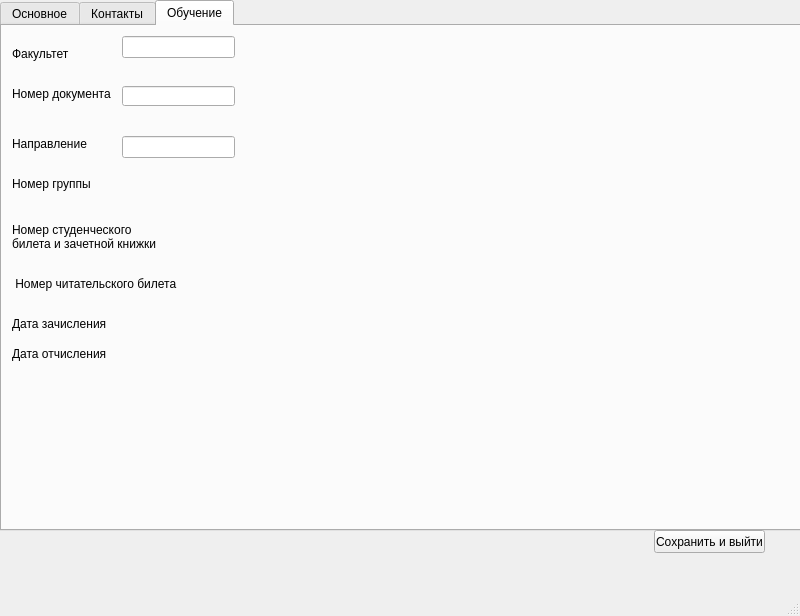
<?xml version="1.0" encoding="UTF-8"?>
<ui version="4.0">
 <class>MainWindow</class>
 <widget class="QMainWindow" name="MainWindow">
  <property name="geometry">
   <rect>
    <x>0</x>
    <y>0</y>
    <width>800</width>
    <height>616</height>
   </rect>
  </property>
  <property name="windowTitle">
   <string>MainWindow</string>
  </property>
  <widget class="QWidget" name="centralwidget">
   <widget class="QTabWidget" name="tabWidget">
    <property name="geometry">
     <rect>
      <x>0</x>
      <y>0</y>
      <width>801</width>
      <height>531</height>
     </rect>
    </property>
    <property name="currentIndex">
     <number>2</number>
    </property>
    <widget class="QWidget" name="tab">
     <attribute name="title">
      <string>Основное</string>
     </attribute>
     <widget class="QLineEdit" name="lineEdit_name_2">
      <property name="geometry">
       <rect>
        <x>112</x>
        <y>50</y>
        <width>171</width>
        <height>20</height>
       </rect>
      </property>
      <property name="readOnly">
       <bool>true</bool>
      </property>
     </widget>
     <widget class="QLabel" name="label_35">
      <property name="geometry">
       <rect>
        <x>330</x>
        <y>170</y>
        <width>181</width>
        <height>20</height>
       </rect>
      </property>
      <property name="text">
       <string>Дата выдачи (мм-дд-гггг)</string>
      </property>
     </widget>
     <widget class="QLineEdit" name="lineEdit_given_by_2">
      <property name="geometry">
       <rect>
        <x>402</x>
        <y>90</y>
        <width>311</width>
        <height>20</height>
       </rect>
      </property>
      <property name="readOnly">
       <bool>false</bool>
      </property>
     </widget>
     <widget class="QPushButton" name="pushButton_user">
      <property name="geometry">
       <rect>
        <x>20</x>
        <y>350</y>
        <width>61</width>
        <height>23</height>
       </rect>
      </property>
      <property name="text">
       <string>просмотр</string>
      </property>
     </widget>
     <widget class="QLabel" name="label_44">
      <property name="geometry">
       <rect>
        <x>330</x>
        <y>60</y>
        <width>47</width>
        <height>13</height>
       </rect>
      </property>
      <property name="text">
       <string>Номер</string>
      </property>
     </widget>
     <widget class="QLineEdit" name="lineEdit_surname_2">
      <property name="geometry">
       <rect>
        <x>112</x>
        <y>20</y>
        <width>171</width>
        <height>20</height>
       </rect>
      </property>
      <property name="readOnly">
       <bool>true</bool>
      </property>
     </widget>
     <widget class="QLabel" name="label_41">
      <property name="geometry">
       <rect>
        <x>20</x>
        <y>80</y>
        <width>61</width>
        <height>16</height>
       </rect>
      </property>
      <property name="text">
       <string>Отчество</string>
      </property>
     </widget>
     <widget class="QPushButton" name="pushButton_first_page">
      <property name="geometry">
       <rect>
        <x>330</x>
        <y>240</y>
        <width>61</width>
        <height>23</height>
       </rect>
      </property>
      <property name="text">
       <string>просмотр</string>
      </property>
     </widget>
     <widget class="QLineEdit" name="lineEdit_birht_date_2">
      <property name="geometry">
       <rect>
        <x>190</x>
        <y>170</y>
        <width>113</width>
        <height>20</height>
       </rect>
      </property>
      <property name="readOnly">
       <bool>true</bool>
      </property>
     </widget>
     <widget class="QLabel" name="label_47">
      <property name="geometry">
       <rect>
        <x>330</x>
        <y>90</y>
        <width>71</width>
        <height>16</height>
       </rect>
      </property>
      <property name="text">
       <string>кем выдан</string>
      </property>
     </widget>
     <widget class="QLabel" name="label_34">
      <property name="geometry">
       <rect>
        <x>20</x>
        <y>170</y>
        <width>171</width>
        <height>20</height>
       </rect>
      </property>
      <property name="text">
       <string>Дата рождения (мм-дд-гггг)</string>
      </property>
     </widget>
     <widget class="QLabel" name="first_page">
      <property name="geometry">
       <rect>
        <x>520</x>
        <y>210</y>
        <width>121</width>
        <height>121</height>
       </rect>
      </property>
      <property name="text">
       <string>Фото</string>
      </property>
     </widget>
     <widget class="QLineEdit" name="lineEdit_series_2">
      <property name="geometry">
       <rect>
        <x>402</x>
        <y>30</y>
        <width>101</width>
        <height>20</height>
       </rect>
      </property>
      <property name="readOnly">
       <bool>false</bool>
      </property>
     </widget>
     <widget class="QLineEdit" name="lineEdit_pass_number_2">
      <property name="geometry">
       <rect>
        <x>402</x>
        <y>60</y>
        <width>101</width>
        <height>20</height>
       </rect>
      </property>
      <property name="readOnly">
       <bool>false</bool>
      </property>
     </widget>
     <widget class="QLineEdit" name="lineEdit_sex_2">
      <property name="geometry">
       <rect>
        <x>110</x>
        <y>110</y>
        <width>171</width>
        <height>20</height>
       </rect>
      </property>
      <property name="readOnly">
       <bool>true</bool>
      </property>
     </widget>
     <widget class="QLabel" name="label_48">
      <property name="geometry">
       <rect>
        <x>20</x>
        <y>320</y>
        <width>61</width>
        <height>20</height>
       </rect>
      </property>
      <property name="text">
       <string>Фото</string>
      </property>
     </widget>
     <widget class="QLineEdit" name="lineEdit_given_date_2">
      <property name="geometry">
       <rect>
        <x>520</x>
        <y>170</y>
        <width>113</width>
        <height>20</height>
       </rect>
      </property>
      <property name="readOnly">
       <bool>false</bool>
      </property>
     </widget>
     <widget class="QLabel" name="label">
      <property name="geometry">
       <rect>
        <x>20</x>
        <y>110</y>
        <width>47</width>
        <height>13</height>
       </rect>
      </property>
      <property name="text">
       <string>пол</string>
      </property>
     </widget>
     <widget class="QLabel" name="label_39">
      <property name="geometry">
       <rect>
        <x>20</x>
        <y>20</y>
        <width>47</width>
        <height>13</height>
       </rect>
      </property>
      <property name="text">
       <string>Фамилия</string>
      </property>
     </widget>
     <widget class="QLabel" name="user_photo">
      <property name="geometry">
       <rect>
        <x>100</x>
        <y>310</y>
        <width>121</width>
        <height>121</height>
       </rect>
      </property>
      <property name="text">
       <string>Фото</string>
      </property>
     </widget>
     <widget class="QLineEdit" name="lineEdit_code_2">
      <property name="geometry">
       <rect>
        <x>520</x>
        <y>130</y>
        <width>113</width>
        <height>20</height>
       </rect>
      </property>
      <property name="readOnly">
       <bool>false</bool>
      </property>
     </widget>
     <widget class="QLabel" name="label_46">
      <property name="geometry">
       <rect>
        <x>20</x>
        <y>50</y>
        <width>47</width>
        <height>13</height>
       </rect>
      </property>
      <property name="text">
       <string>Имя</string>
      </property>
     </widget>
     <widget class="QLineEdit" name="lineEdit_secondname_2">
      <property name="geometry">
       <rect>
        <x>112</x>
        <y>80</y>
        <width>171</width>
        <height>20</height>
       </rect>
      </property>
      <property name="readOnly">
       <bool>true</bool>
      </property>
     </widget>
     <widget class="QLabel" name="label_42">
      <property name="geometry">
       <rect>
        <x>330</x>
        <y>210</y>
        <width>171</width>
        <height>20</height>
       </rect>
      </property>
      <property name="text">
       <string>фотоскан первой страницы</string>
      </property>
     </widget>
     <widget class="QLabel" name="label_40">
      <property name="geometry">
       <rect>
        <x>330</x>
        <y>130</y>
        <width>181</width>
        <height>20</height>
       </rect>
      </property>
      <property name="text">
       <string>код подразделения (***-***)</string>
      </property>
     </widget>
     <widget class="QLabel" name="label_45">
      <property name="geometry">
       <rect>
        <x>330</x>
        <y>30</y>
        <width>47</width>
        <height>13</height>
       </rect>
      </property>
      <property name="text">
       <string>Серия</string>
      </property>
     </widget>
     <widget class="QLabel" name="label_2">
      <property name="geometry">
       <rect>
        <x>20</x>
        <y>150</y>
        <width>91</width>
        <height>16</height>
       </rect>
      </property>
      <property name="text">
       <string>год поступления</string>
      </property>
     </widget>
    </widget>
    <widget class="QWidget" name="tab_2">
     <attribute name="title">
      <string>Контакты</string>
     </attribute>
     <widget class="QLineEdit" name="lineEdit_phone_2">
      <property name="geometry">
       <rect>
        <x>130</x>
        <y>100</y>
        <width>151</width>
        <height>20</height>
       </rect>
      </property>
      <property name="readOnly">
       <bool>false</bool>
      </property>
     </widget>
     <widget class="QLabel" name="label_49">
      <property name="geometry">
       <rect>
        <x>38</x>
        <y>170</y>
        <width>41</width>
        <height>16</height>
       </rect>
      </property>
      <property name="text">
       <string>Адрес по прописке</string>
      </property>
     </widget>
     <widget class="QLineEdit" name="lineEdit_email_2">
      <property name="geometry">
       <rect>
        <x>112</x>
        <y>30</y>
        <width>171</width>
        <height>20</height>
       </rect>
      </property>
      <property name="readOnly">
       <bool>true</bool>
      </property>
     </widget>
     <widget class="QLineEdit" name="lineEdit_adress_2">
      <property name="geometry">
       <rect>
        <x>90</x>
        <y>170</y>
        <width>331</width>
        <height>20</height>
       </rect>
      </property>
      <property name="readOnly">
       <bool>false</bool>
      </property>
     </widget>
     <widget class="QLabel" name="label_37">
      <property name="geometry">
       <rect>
        <x>20</x>
        <y>30</y>
        <width>47</width>
        <height>13</height>
       </rect>
      </property>
      <property name="text">
       <string>email</string>
      </property>
     </widget>
     <widget class="QLabel" name="label_43">
      <property name="geometry">
       <rect>
        <x>20</x>
        <y>100</y>
        <width>91</width>
        <height>16</height>
       </rect>
      </property>
      <property name="text">
       <string>Номер телофона</string>
      </property>
     </widget>
     <widget class="QLabel" name="label_50">
      <property name="geometry">
       <rect>
        <x>40</x>
        <y>210</y>
        <width>121</width>
        <height>16</height>
       </rect>
      </property>
      <property name="text">
       <string>Адрес проживания</string>
      </property>
     </widget>
     <widget class="QLineEdit" name="lineEdit_adress_3">
      <property name="geometry">
       <rect>
        <x>160</x>
        <y>210</y>
        <width>271</width>
        <height>20</height>
       </rect>
      </property>
      <property name="readOnly">
       <bool>false</bool>
      </property>
     </widget>
    </widget>
    <widget class="QWidget" name="tab_3">
     <attribute name="title">
      <string>Обучение</string>
     </attribute>
     <widget class="QLabel" name="label_52">
      <property name="geometry">
       <rect>
        <x>10</x>
        <y>110</y>
        <width>81</width>
        <height>16</height>
       </rect>
      </property>
      <property name="text">
       <string>Направление</string>
      </property>
     </widget>
     <widget class="QLineEdit" name="lineEdit_number_of_doc_frame_3">
      <property name="geometry">
       <rect>
        <x>120</x>
        <y>60</y>
        <width>113</width>
        <height>20</height>
       </rect>
      </property>
      <property name="readOnly">
       <bool>true</bool>
      </property>
     </widget>
     <widget class="QLineEdit" name="lineEdit_direction">
      <property name="geometry">
       <rect>
        <x>120</x>
        <y>110</y>
        <width>113</width>
        <height>22</height>
       </rect>
      </property>
      <property name="readOnly">
       <bool>true</bool>
      </property>
     </widget>
     <widget class="QLabel" name="label_59">
      <property name="geometry">
       <rect>
        <x>10</x>
        <y>60</y>
        <width>101</width>
        <height>16</height>
       </rect>
      </property>
      <property name="text">
       <string>Номер документа</string>
      </property>
     </widget>
     <widget class="QLabel" name="label_3">
      <property name="geometry">
       <rect>
        <x>10</x>
        <y>20</y>
        <width>71</width>
        <height>16</height>
       </rect>
      </property>
      <property name="text">
       <string>Факультет</string>
      </property>
     </widget>
     <widget class="QLineEdit" name="lineEdit_direction_2">
      <property name="geometry">
       <rect>
        <x>120</x>
        <y>10</y>
        <width>113</width>
        <height>22</height>
       </rect>
      </property>
      <property name="readOnly">
       <bool>true</bool>
      </property>
     </widget>
     <widget class="QLabel" name="label_4">
      <property name="geometry">
       <rect>
        <x>10</x>
        <y>150</y>
        <width>81</width>
        <height>16</height>
       </rect>
      </property>
      <property name="text">
       <string>Номер группы</string>
      </property>
     </widget>
     <widget class="QLabel" name="label_5">
      <property name="geometry">
       <rect>
        <x>10</x>
        <y>190</y>
        <width>171</width>
        <height>41</height>
       </rect>
      </property>
      <property name="text">
       <string>Номер студенческого
билета и зачетной книжки</string>
      </property>
     </widget>
     <widget class="QLabel" name="label_6">
      <property name="geometry">
       <rect>
        <x>10</x>
        <y>250</y>
        <width>171</width>
        <height>16</height>
       </rect>
      </property>
      <property name="text">
       <string> Номер читательского билета</string>
      </property>
     </widget>
     <widget class="QLabel" name="label_7">
      <property name="geometry">
       <rect>
        <x>10</x>
        <y>290</y>
        <width>121</width>
        <height>16</height>
       </rect>
      </property>
      <property name="text">
       <string>Дата зачисления</string>
      </property>
     </widget>
     <widget class="QLabel" name="label_8">
      <property name="geometry">
       <rect>
        <x>10</x>
        <y>320</y>
        <width>101</width>
        <height>16</height>
       </rect>
      </property>
      <property name="text">
       <string>Дата отчисления</string>
      </property>
     </widget>
    </widget>
   </widget>
   <widget class="QPushButton" name="pushButton">
    <property name="geometry">
     <rect>
      <x>654</x>
      <y>530</y>
      <width>111</width>
      <height>23</height>
     </rect>
    </property>
    <property name="text">
     <string>Сохранить и выйти</string>
    </property>
   </widget>
  </widget>
  <widget class="QMenuBar" name="menubar">
   <property name="geometry">
    <rect>
     <x>0</x>
     <y>0</y>
     <width>800</width>
     <height>26</height>
    </rect>
   </property>
  </widget>
  <widget class="QStatusBar" name="statusbar"/>
 </widget>
 <resources/>
 <connections/>
</ui>
